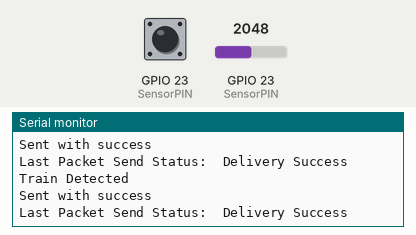
Simulated run of this sketch. Board: ESP32. On the bench: the last lines printed to the serial monitor. The inputs (shaded band) are chosen by the test bench; at power-on: GPIO 23 (SensorPIN) LOW, GPIO 23 (SensorPIN) = 2048.

Above: at 1.2 s.
1.3 s: GPIO 23 (SensorPIN) driven HIGH
At 1.31 s:
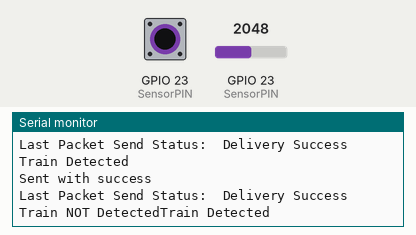
2.8 s: GPIO 23 (SensorPIN) pulsed LOW 2 times (0.12 s each, 0.3 s apart)
At 3.17 s:
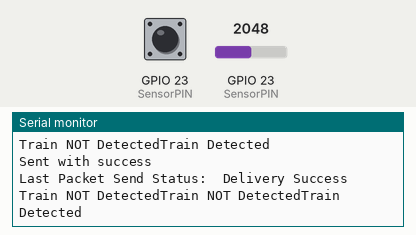

The sketch:

S2.ino
```cpp
#include <esp_now.h>
#include <WiFi.h>

//s2
int SensorPIN = 23;
int State ;

uint8_t MasterAddress[]={0x0C, 0xB8, 0x15, 0xD8, 0xEB, 0x10};

typedef struct struct_message{
  int id;
  int Passing_State;
}struct_message;

struct_message myData;

esp_now_peer_info_t peerInfo;

void OnDataSent(const uint8_t *mac_addr, esp_now_send_status_t mesh_status) {
  Serial.print("\r\nLast Packet Send Status:\t");
  Serial.println(mesh_status == ESP_NOW_SEND_SUCCESS ? "Delivery Success" : "Delivery Fail");
}

void setup(){
  Serial.begin(115200);
  WiFi.mode(WIFI_STA);

  pinMode(SensorPIN,INPUT);

  if (esp_now_init() != ESP_OK) {
    Serial.println("Error initializing ESP-NOW");
    return;
  }

  esp_now_register_send_cb(OnDataSent);

  memcpy(peerInfo.peer_addr, MasterAddress, 6);
  peerInfo.channel = 0;
  peerInfo.encrypt = false;

  if (esp_now_add_peer(&peerInfo) != ESP_OK){
    Serial.println("Failed to add peer");
    return;
  }
}

bool Detect_train()
{
  int i = digitalRead(SensorPIN);
  int j = i;
  delay(100);

  i = digitalRead(SensorPIN);

  if(i==j)
  {
    Serial.println("Train Detected");
    return true;
  }
  else
  {
    Serial.print("Train NOT Detected");
    return false;
  }
}

bool Passing()
{
  if((analogRead(SensorPIN)>=300) && Detect_train())
  {
    State = 1;
    return true;
  }
  else{
    State = 0;
    return false;
  }
}

void loop()
{
  myData.id = 2;
  while(Passing()){
    //send 1 to master
    myData.Passing_State = State;
    esp_err_t result = esp_now_send(MasterAddress, (uint8_t *) &myData, sizeof(myData));

    if (result == ESP_OK) {
    Serial.println("Sent with success");
    }
  }
}
```

Measured:
- after the input at 1.3 s, the serial monitor: prints a new line at once (image 1)
- after the input at 2.8 s, the serial monitor: prints a new line after 0.22 s (image 2)
